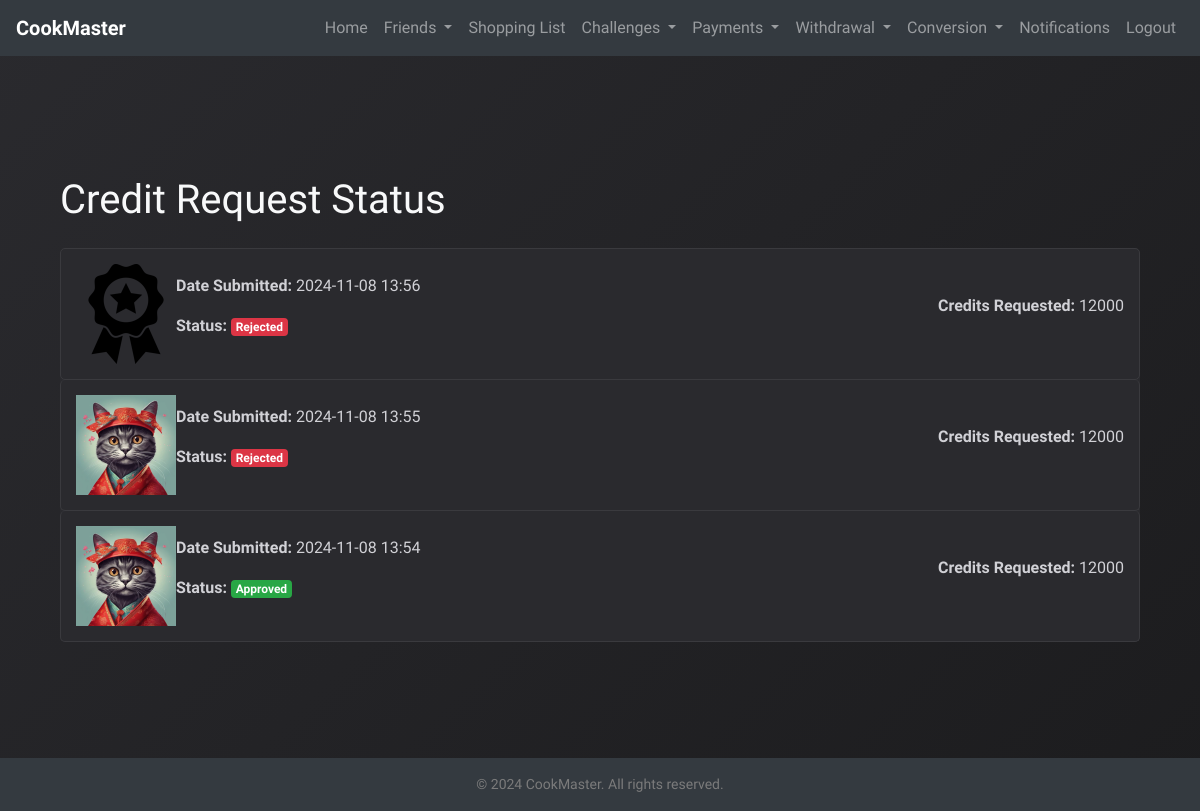
Page /add_credit_status (signed in) on the earlier database version.
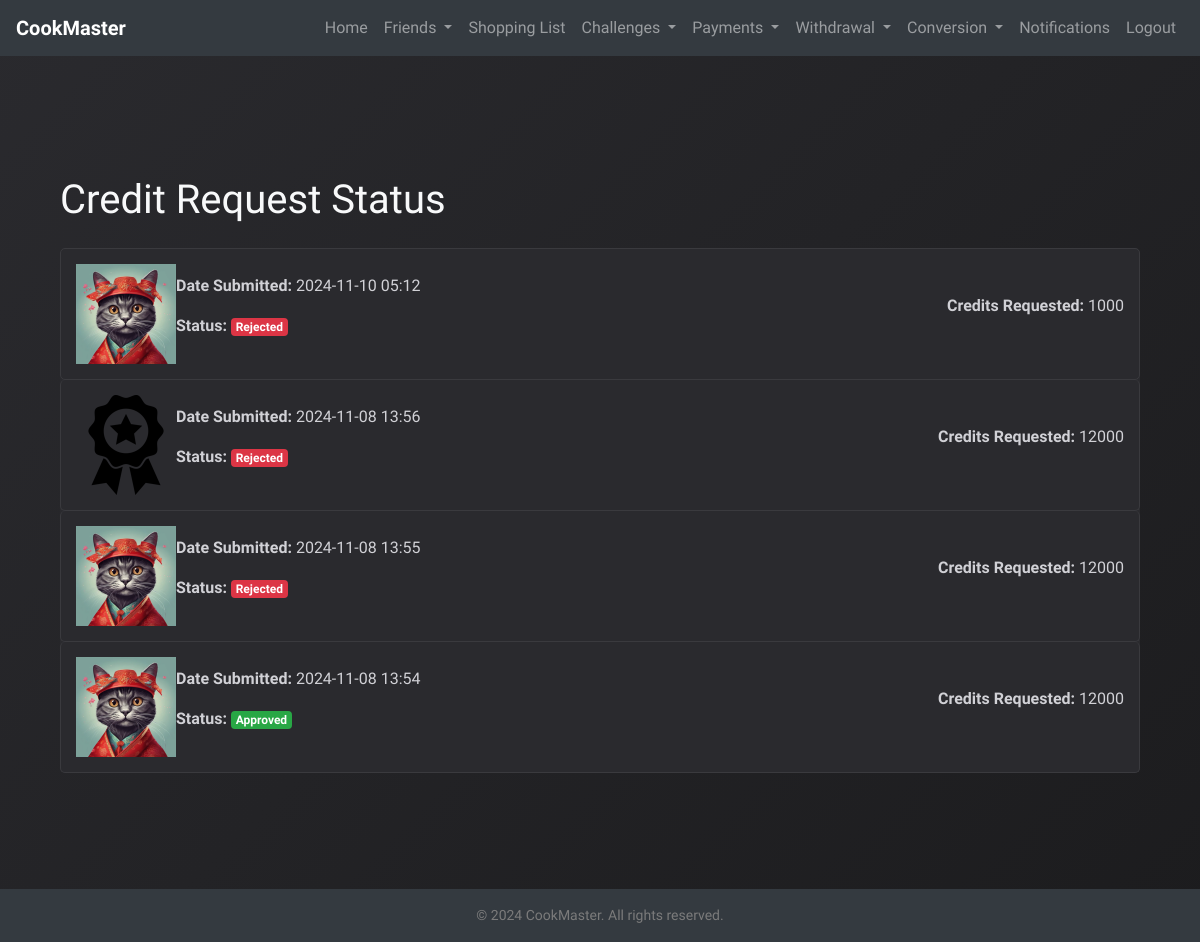
Same page on the later database version.
### app/models.py (models this page shows, shortened)
class CreditRequest(db.Model):
    __tablename__ = 'credit_request'
    id = db.Column(db.Integer, primary_key=True)
    user_id = db.Column(db.Integer, db.ForeignKey('user.id', ondelete='CASCADE'), nullable=False)
    status = db.Column(db.String(20), default='Pending')
    proof_image = db.Column(db.String(200), nullable=False)
    credits_requested = db.Column(db.Integer, nullable=False)
    date_submitted = db.Column(db.DateTime, default=lambda: datetime.now(timezone.utc))
    user = db.relationship('User', backref=db.backref('credit_requests', passive_deletes=True))

### app/user_routes.py (the view)
@user.route('/add_credit_status')
@login_required
def add_credit_status():
    credit_requests = CreditRequest.query.filter_by(user_id=current_user.id).order_by(CreditRequest.date_submitted.desc()).all()
    return render_template('add_credit_status.html', credit_requests=credit_requests)

### app/__init__.py (called while the page is built)
@login_manager.user_loader
def load_user(user_id):
    from app.models import User
    return User.query.get(int(user_id))

### app/templates/add_credit_status.html
{% extends "base.html" %}
{% block content %}
<div class="container">
    <h1 class="my-4">Credit Request Status</h1>
    {% if credit_requests %}
        <ul class="list-group">
            {% for request in credit_requests %}
                <li class="list-group-item d-flex justify-content-between align-items-center">
                    <div class="d-flex align-items-center">
                        <img src="{{ url_for('static', filename='payments/' ~ request.proof_image) }}" alt="Proof" style="max-width: 100px;">
                        <div>
                            <p><strong>Date Submitted:</strong> {{ request.date_submitted.strftime('%Y-%m-%d %H:%M') }}</p>
                            <p><strong>Status:</strong>
                                {% if request.status == 'Pending' %}
                                    <span class="badge badge-warning">Pending</span>
                                {% elif request.status == 'Approved' %}
                                    <span class="badge badge-success">Approved</span>
                                {% elif request.status == 'Rejected' %}
                                    <span class="badge badge-danger">Rejected</span>
                                {% else %}
                                    <span class="badge badge-secondary">{{ request.status }}</span>
                                {% endif %}
                            </p>
                        </div>
                    </div>
                    <div class="text-right">
                        <p><strong>Credits Requested:</strong> {{ request.credits_requested }}</p>
                    </div>
                </li>
            {% endfor %}
        </ul>
    {% else %}
        <p>No credit requests found.</p>
    {% endif %}
</div>
{% endblock %}

### app/templates/base.html (shortened to what this page needs)
<!DOCTYPE html>
<html lang="en">
<head>
    <link rel="stylesheet" href="https://stackpath.bootstrapcdn.com/bootstrap/4.5.2/css/bootstrap.min.css">
    <link rel="stylesheet" href="{{ url_for('static', filename='css/styles.css') }}">
</head>
<body class="bg-dark text-light">
    <nav class="navbar navbar-expand-lg navbar-dark bg-dark fixed-top">
        <a class="navbar-brand text-neon" href="{{ url_for('user.index') }}">CookMaster</a>
        <div class="collapse navbar-collapse" id="navbarNav">
            <ul class="navbar-nav ml-auto">
                {% if current_user.is_authenticated %}
                    <li class="nav-item">
                        <a class="nav-link" href="{{ url_for('user.index') }}">Home</a>
                    </li>
                    <li class="nav-item dropdown">
                        <a class="nav-link dropdown-toggle" href="#" id="friendsDropdown" role="button" data-toggle="dropdown" aria-haspopup="true" aria-expanded="false">
                            Friends
                        </a>
                    </li>
                    <li class="nav-item">
                        <a class="nav-link" href="{{ url_for('user.shopping_list') }}">Shopping List</a>
                    </li>
                    <li class="nav-item dropdown">
                        <a class="nav-link dropdown-toggle" href="#" id="challengesDropdown" role="button" data-toggle="dropdown" aria-haspopup="true" aria-expanded="false">
                            Challenges
                        </a>
                    </li>
                    <li class="nav-item dropdown">
                        <a class="nav-link dropdown-toggle" href="#" id="paymentsDropdown" role="button" data-toggle="dropdown" aria-haspopup="true" aria-expanded="false">
                            Payments
                        </a>
                    </li>
                    <li class="nav-item dropdown">
                        <a class="nav-link dropdown-toggle" href="#" id="withdrawDropdown" role="button" data-toggle="dropdown" aria-haspopup="true" aria-expanded="false">
                            Withdrawal
                        </a>
                    </li>
                    <li class="nav-item dropdown">
                        <a class="nav-link dropdown-toggle" href="#" id="conversionDropdown" role="button" data-toggle="dropdown" aria-haspopup="true" aria-expanded="false">
                            Conversion
                        </a>
                    </li>
                    <li class="nav-item">
                        <a class="nav-link" href="{{ url_for('user.notifications') }}">Notifications</a>
                    </li>
                    <li class="nav-item">
                        <a class="nav-link" href="{{ url_for('user.logout') }}">Logout</a>
                    </li>
                {% endif %}
            </ul>
        </div>
    </nav>
    <div class="container my-5 pt-5">
        {% block content %}{% endblock %}
    </div>
    <footer class="bg-dark text-white text-center py-3 mt-5">
        <p>&copy; 2024 CookMaster. All rights reserved.</p>
    </footer>
</body>
</html>

### app/static/css/styles.css (style rules this page uses)
body { margin: 0; font-family: 'Chewy', sans-serif; background: linear-gradient(135deg, #2a2a2e, #1c1c1e); color: #f5f5f5; background-size: cover; height: 100%; display: flex; flex-direction: column; overflow-x: hidden; animation: none; scroll-behavior: smooth; }
html { height: 100%; margin: 0; display: flex; flex-direction: column; overflow-x: hidden; }
.container { flex: 1; }
.navbar { background-color: #1c1c1e; position: relative; z-index: 1000; }
.navbar-brand { font-weight: bold; color: #4a90e2; }
.navbar-nav .nav-link { color: #a1a1a6; font-weight: 500; transition: color 0.3s; }
footer { background-color: #1c1c1e; color: #a1a1a6; text-align: center; padding: 10px 0; }
footer p { margin: 0; font-size: 14px; color: #7b7b7b; }
.list-group { background-color: #2a2a2e; border-radius: 5px; margin-bottom: 20px; }
.list-group-item { background-color: #2a2a2e; color: #d1d1d6; border: 1px solid #3a3a3e; padding: 15px; border-radius: 5px; transition: background-color 0.3s ease, transform 0.2s ease; }

Differences in the rows shown:
added CreditRequest: proof_image (picture), date_submitted "2024-11-10 05:12", status "Rejected", credits_requested "1000"
